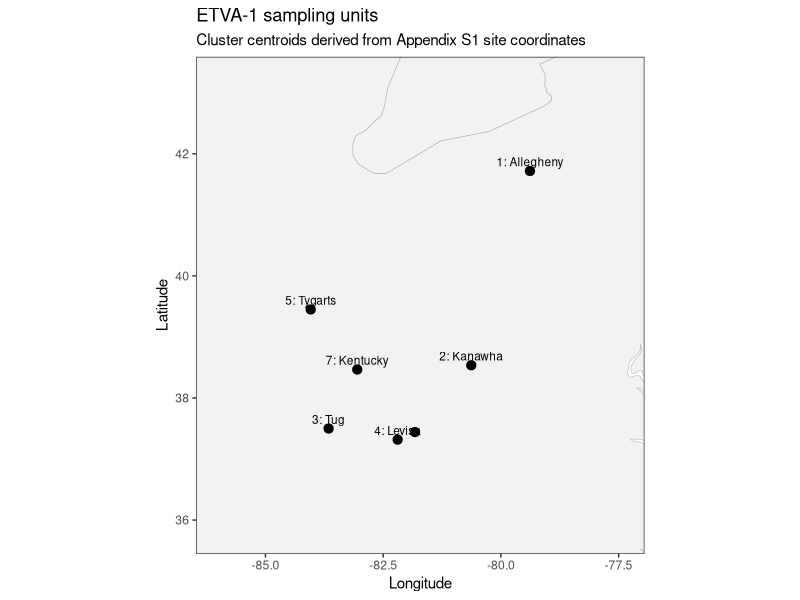
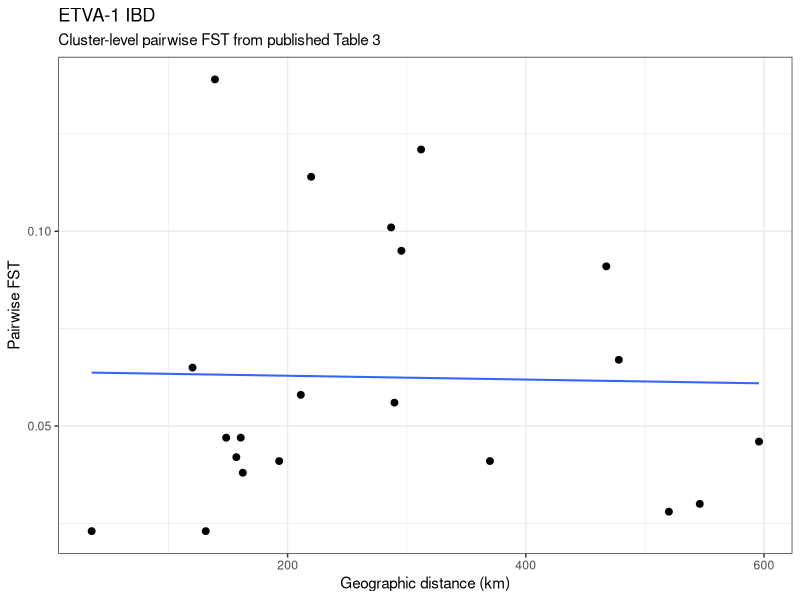

Reproduce these figures in R, in order. (Note: this script raises an error after producing the figures.)
# -----------------------------
# ETVA-1 | Variegate darter
# Etheostoma variatum
# Argentina et al. 2018 | Freshwater Biology
# Objective 2 workflow
# -----------------------------

# Notes:
# 1) Published pairwise FST are reported among STRUCTURE population clusters,
#    not among all 34 individual sites.
# 2) Therefore, this workflow treats each published cluster as the sampling unit
#    for Objective 2 IBD.
# 3) Site coordinates below come directly from Appendix S1.
# 4) Cluster coordinates used for IBD are simple centroids of the site coordinates
#    belonging to each published cluster included in Table 3.
# 5) Monongahela is excluded because Table 3 reports pairwise FST excluding that cluster.

library(dplyr)
library(geosphere)
library(ggplot2)
library(maps)

# -----------------------------
# 1) site coordinates from Appendix S1
# -----------------------------
site_coords <- tibble::tribble(
  ~site_id, ~site_name, ~cluster,       ~lat,      ~lon,
  1,  "Bell Run",                     "Allegheny", 41.97970, -78.23660,
  2,  "Allegheny River",              "Allegheny", 42.07052, -78.42996,
  3,  "Stillwater Creek",             "Allegheny", 42.04372, -79.23126,
  4,  "Brokenstraw Creek",            "Allegheny", 41.83528, -79.25975,
  5,  "French Creek",                 "Allegheny", 42.01589, -79.50438,
  6,  "South Branch French Creek 1",  "Allegheny", 41.90269, -79.85466,
  7,  "South Branch French Creek 2",  "Allegheny", 41.89770, -79.83500,
  8,  "Mahoning Creek",               "Allegheny", 40.94880, -79.31980,
  9,  "Cheat River",                  "Monongahela", 39.12250, -79.67510,
  10, "Middle Fork Beaver Creek",     "Allegheny", 40.77480, -80.77980,
  11, "Back Fork Elk River",          "Kanawha",   38.47905, -80.38910,
  12, "Birch River",                  "Kanawha",   38.59257, -80.87021,
  13, "Dry Fork",                     "Tug",       37.41460, -81.78312,
  14, "Tug Fork",                     "Tug",       37.46841, -81.86341,
  15, "Dismal River 1",               "Levisa",    37.24127, -81.87148,
  16, "Dismal River 2",               "Levisa",    37.24624, -82.02314,
  17, "Slate Creek",                  "Levisa",    37.27739, -82.09370,
  18, "Levisa Fork 1",                "Levisa",    37.23333, -82.10251,
  19, "Levisa Fork 2",                "Levisa",    37.23682, -82.06055,
  20, "Levisa Fork 3",                "Levisa",    37.30709, -82.15599,
  21, "Levisa Fork 4",                "Levisa",    37.39688, -82.25520,
  22, "Levisa Fork 22-24 centroid",   "Levisa",    37.41162, -82.42752,
  25, "Levisa Fork 5",                "Levisa",    37.46396, -82.52574,
  26, "Russell Fork",                 "Levisa",    37.36608, -82.41172,
  27, "Tygarts Creek",                "Tygarts",   38.46640, -83.05080,
  28, "Big Darby Creek",              "Lower Ohio",39.80716, -83.15501,
  29, "Salt Creek OH",                "Lower Ohio",39.34880, -82.67760,
  30, "Little Miami River",           "Lower Ohio",39.37889, -84.25159,
  31, "Salt Creek IN",                "Lower Ohio",39.40330, -85.20640,
  32, "Whitewater River",             "Lower Ohio",39.31440, -84.90500,
  33, "Middle Fork Red River",        "Kentucky",  37.81510, -83.71840,
  34, "Redbird River",                "Kentucky",  37.18310, -83.60030
)

# -----------------------------
# 2) derive cluster centroids for the published FST units
# -----------------------------
cluster_order <- c("Allegheny", "Kanawha", "Tug", "Levisa", "Tygarts", "Lower Ohio", "Kentucky")

ETVA_1_coords <- site_coords %>%
  filter(cluster %in% cluster_order) %>%
  group_by(cluster) %>%
  summarise(
    lat = mean(lat),
    lon = mean(lon),
    .groups = "drop"
  ) %>%
  mutate(site = seq_len(n())) %>%
  select(site, lat, lon, cluster)

# keep only the columns requested in the saved object
ETVA_1_coords <- ETVA_1_coords %>% select(site, lat, lon)

# separate lookup for plotting labels only
cluster_lookup <- tibble(
  site = seq_along(cluster_order),
  cluster = cluster_order
)

# -----------------------------
# 3) pairwise FST among published clusters (Table 3)
# -----------------------------
fst_names <- cluster_order
ETVA_1_fst <- matrix(0, nrow = length(fst_names), ncol = length(fst_names),
                     dimnames = list(as.character(seq_along(fst_names)), as.character(seq_along(fst_names))))

# row 2: Kanawha vs Allegheny
ETVA_1_fst[2, 1] <- 0.041

# row 3: Tug
ETVA_1_fst[3, 1] <- 0.046
ETVA_1_fst[3, 2] <- 0.056

# row 4: Levisa
ETVA_1_fst[4, 1] <- 0.030
ETVA_1_fst[4, 2] <- 0.041
ETVA_1_fst[4, 3] <- 0.023

# row 5: Tygarts
ETVA_1_fst[5, 1] <- 0.091
ETVA_1_fst[5, 2] <- 0.121
ETVA_1_fst[5, 3] <- 0.114
ETVA_1_fst[5, 4] <- 0.101

# row 6: Lower Ohio
ETVA_1_fst[6, 1] <- 0.028
ETVA_1_fst[6, 2] <- 0.047
ETVA_1_fst[6, 3] <- 0.038
ETVA_1_fst[6, 4] <- 0.023
ETVA_1_fst[6, 5] <- 0.095

# row 7: Kentucky
ETVA_1_fst[7, 1] <- 0.067
ETVA_1_fst[7, 2] <- 0.058
ETVA_1_fst[7, 3] <- 0.065
ETVA_1_fst[7, 4] <- 0.047
ETVA_1_fst[7, 5] <- 0.139
ETVA_1_fst[7, 6] <- 0.042

# mirror and clean
ETVA_1_fst <- ETVA_1_fst + t(ETVA_1_fst)
diag(ETVA_1_fst) <- 0
ETVA_1_fst[ETVA_1_fst < 0] <- 0

# -----------------------------
# 4) quick checks
# -----------------------------
stopifnot(all(dim(ETVA_1_fst) == c(7, 7)))
stopifnot(nrow(ETVA_1_coords) == 7)
stopifnot(all(rownames(ETVA_1_fst) == as.character(ETVA_1_coords$site)))
stopifnot(all(colnames(ETVA_1_fst) == as.character(ETVA_1_coords$site)))

# -----------------------------
# 5) IBD data frame
# -----------------------------
coord_mat <- as.matrix(ETVA_1_coords[, c("lon", "lat")])
geo_dist_km <- geosphere::distm(coord_mat, fun = geosphere::distHaversine) / 1000

ibd_df <- data.frame(
  site1 = row(ETVA_1_fst)[lower.tri(ETVA_1_fst)],
  site2 = col(ETVA_1_fst)[lower.tri(ETVA_1_fst)],
  fst = ETVA_1_fst[lower.tri(ETVA_1_fst)],
  dist_km = geo_dist_km[lower.tri(geo_dist_km)]
) %>%
  mutate(
    fst_linear = fst / (1 - fst),
    label1 = cluster_lookup$cluster[match(site1, cluster_lookup$site)],
    label2 = cluster_lookup$cluster[match(site2, cluster_lookup$site)]
  )

# -----------------------------
# 6) map plot (US + Canada context)
# -----------------------------
world_map <- map_data("world")
plot_coords <- ETVA_1_coords %>%
  left_join(cluster_lookup, by = "site")

xpad <- 2
ypad <- 1.5

map_plot <- ggplot() +
  geom_polygon(
    data = world_map,
    aes(x = long, y = lat, group = group),
    fill = "grey95", color = "grey70", linewidth = 0.2
  ) +
  geom_point(
    data = plot_coords,
    aes(x = lon, y = lat),
    size = 2.8
  ) +
  geom_text(
    data = plot_coords,
    aes(x = lon, y = lat, label = paste(site, cluster, sep = ": ")),
    size = 3,
    nudge_y = 0.15,
    check_overlap = TRUE
  ) +
  coord_quickmap(
    xlim = range(plot_coords$lon) + c(-xpad, xpad),
    ylim = range(plot_coords$lat) + c(-ypad, ypad)
  ) +
  labs(
    title = "ETVA-1 sampling units",
    subtitle = "Cluster centroids derived from Appendix S1 site coordinates",
    x = "Longitude", y = "Latitude"
  ) +
  theme_bw()

print(map_plot)

# -----------------------------
# 7) IBD plot
# -----------------------------
ibd_plot <- ggplot(ibd_df, aes(x = dist_km, y = fst)) +
  geom_point(size = 2) +
  geom_smooth(method = "lm", se = FALSE, linewidth = 0.7) +
  labs(
    title = "ETVA-1 IBD",
    subtitle = "Cluster-level pairwise FST from published Table 3",
    x = "Geographic distance (km)",
    y = "Pairwise FST"
  ) +
  theme_bw()

print(ibd_plot)

# -----------------------------
# 8) save objects
# -----------------------------
out_dir <- "/Users/johnmccall/Library/CloudStorage/OneDrive-TheOhioStateUniversity/Spring_2026/Landgen_DGS/DGS-Patterns-of-Fish-Diversity/DGS-Patterns-of-Fish-Diversity/Objective 2/Data/ETVA-1/data"
dir.create(out_dir, recursive = TRUE, showWarnings = FALSE)

save(
  ETVA_1_fst,
  ETVA_1_coords,
  file = file.path(out_dir, "ETVA-1.RData")
)
